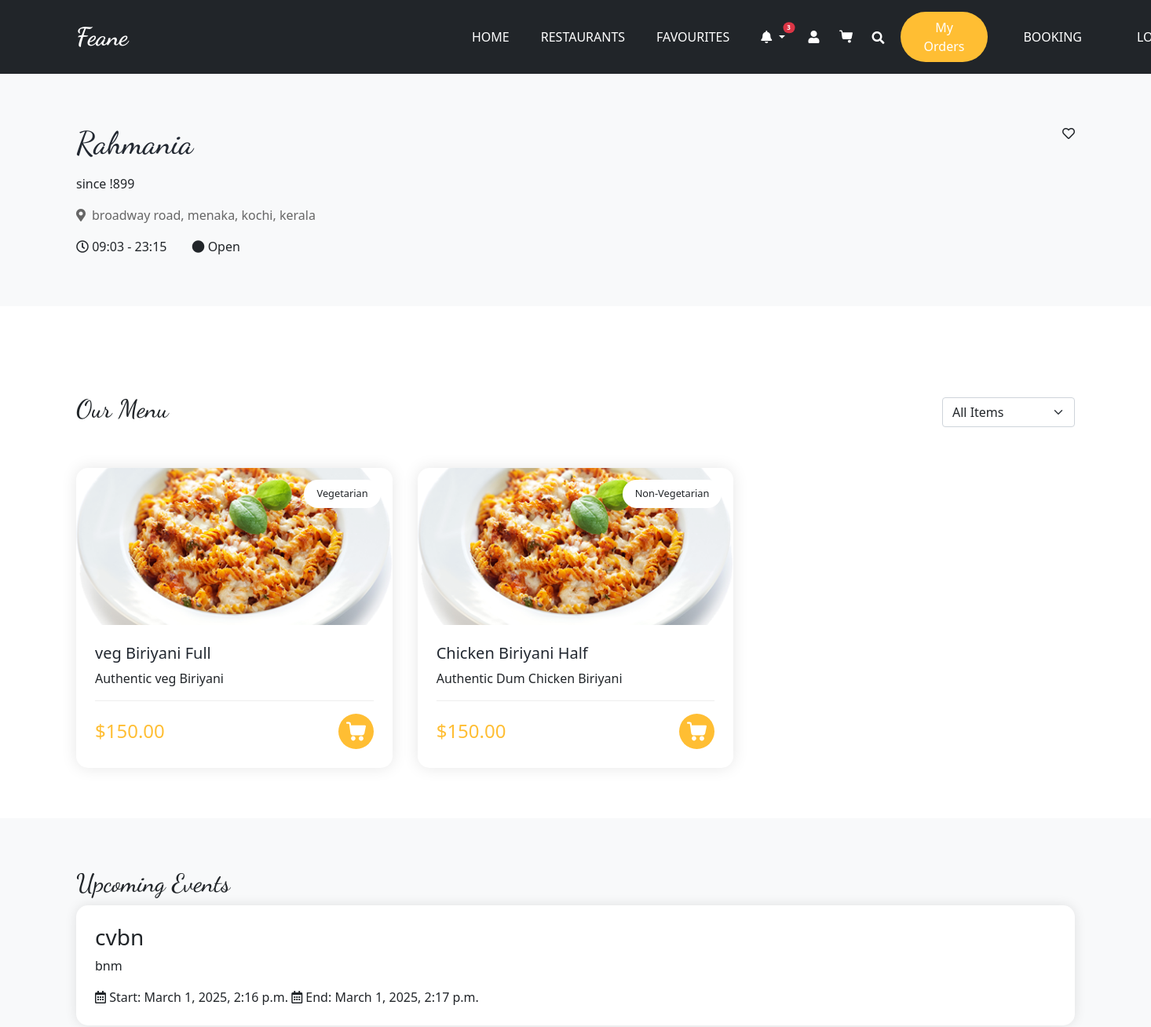
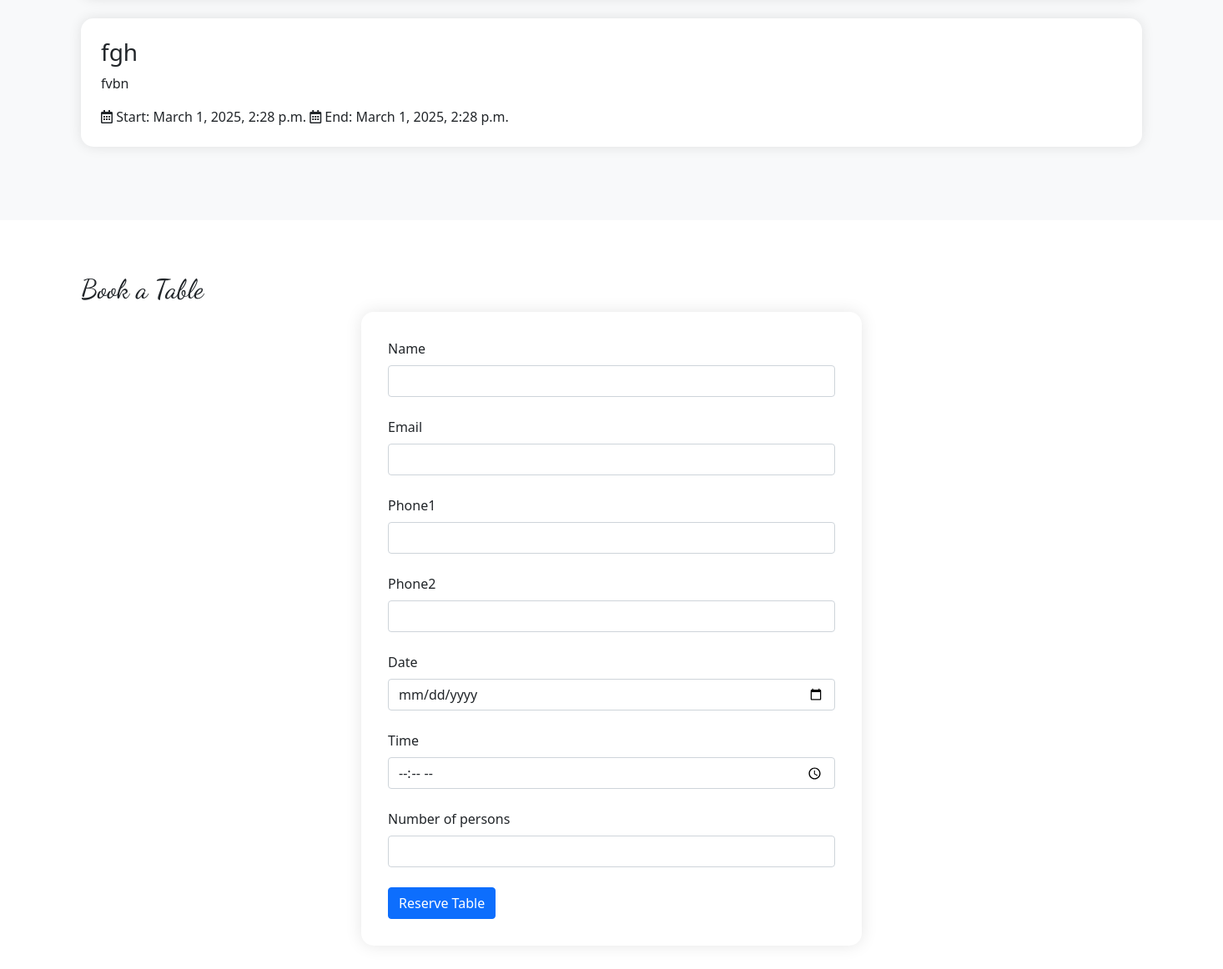
The app's page /restaurant/2/ (signed in) with its own data (2 pictures, top to bottom).
### core/models.py (models this page shows, shortened)
class Restaurant(models.Model):
    role = models.CharField(max_length=20, default='Restaurent_owner')
    owner = models.OneToOneField(User, on_delete=models.CASCADE, related_name='Restaurant')
    name = models.CharField(max_length=255)
    description = models.TextField()
    cuisine_type = models.CharField(max_length=100)
    street = models.CharField(max_length=255, default="street")
    city = models.CharField(max_length=100, default="city")
    state = models.CharField(max_length=100, default="state")
    postal_code = models.CharField(max_length=10, default="000000")
    country = models.CharField(max_length=100, default="country")
    phone_number = models.CharField(max_length=15)
    opening_time = models.TimeField()
    closing_time = models.TimeField()
    status_choices = (
        ('open', 'Open'),
        ('close', 'Close'),
        )
    status = models.CharField(max_length=5, choices=status_choices, default='open')
    profile_picture = models.ImageField(upload_to='restaurant_pics/')
    instagram_link = models.URLField(blank=True, null=True)
    twitter_link = models.URLField(blank=True, null=True)
    dining_capacity = models.PositiveIntegerField(validators=[MinValueValidator(1)], default=50)
    average_rating = models.FloatField(default=0.0)

class FoodItem(models.Model):
    FOOD_TYPE_CHOICES = (
        ('veg', 'Vegetarian'),
        ('non_veg', 'Non-Vegetarian'),
        ('seasonal', 'Seasonal')
    )
    STATUS_CHOICES = (
        ('available', 'Available'),
        ('out_of_stock', 'Out of Stock')
    )
    restaurant = models.ForeignKey(Restaurant, on_delete=models.CASCADE, related_name='menu_items')
    name = models.CharField(max_length=255)
    description = models.TextField()
    price = models.DecimalField(max_digits=10, decimal_places=2)
    category = models.ForeignKey(Category, on_delete=models.CASCADE)
    ingredients = models.ManyToManyField(Ingredient)
    image = models.ImageField(upload_to='food_pics/')
    food_type = models.CharField(max_length=10, choices=FOOD_TYPE_CHOICES)
    status = models.CharField(max_length=15, choices=STATUS_CHOICES, default='available')

class Event(models.Model):
    restaurant = models.ForeignKey(Restaurant, on_delete=models.CASCADE, related_name='events')
    name = models.CharField(max_length=255)
    description = models.TextField()
    image = models.ImageField(upload_to='event_pics/')
    start_date = models.DateTimeField()
    end_date = models.DateTimeField()
    location = models.CharField(max_length=255)
    is_promotional = models.BooleanField(default=False)
    promotion_status = models.CharField(
        max_length=20,
        choices=[
            ('pending', 'Pending'),
            ('payment_pending', 'Payment Pending'),
            ('payment_verification', 'Payment Verification'),
            ('promoted', 'Promoted')
        ],
        default='pending'
    )

### core/views.py (the view)
# urls.py: path('restaurant/<int:restaurant_id>/', views.restaurant_detail, name='restaurant_detail'),
@login_required
def restaurant_detail(request, restaurant_id):
    restaurant = get_object_or_404(Restaurant, id=restaurant_id)
    if request.method == 'POST':
            form = ReservationForm(request.POST, restaurant=restaurant)
            if form.is_valid():
                reservation = form.save(commit=False)
                number_of_persons = reservation.number_of_persons
                if number_of_persons > restaurant.dining_capacity:
                    messages.warning(request, f"Number of persons exceeds the dining capacity of {restaurant.dining_capacity}.")
                else:
                    reservation.restaurant = restaurant
                    reservation.save()
                    messages.success(request, 'Reservation made successfully!')
                    return redirect('restaurant_list')
    else:
        form = ReservationForm(restaurant=restaurant)
    visit, created = RestaurantVisit.objects.get_or_create(
        user=request.user,
        restaurant=restaurant,
        defaults={'visited_at': timezone.now()}
    )
    if not created:
        visit.visited_at = timezone.now()
        visit.save()
    food_type_filter = request.GET.get('food_type')
    if food_type_filter:
        menu_items = FoodItem.objects.filter(restaurant=restaurant, food_type=food_type_filter)
    else:
        menu_items = FoodItem.objects.filter(restaurant=restaurant)
    events = Event.objects.filter(restaurant=restaurant)
    context = {
        'restaurant': restaurant,
        'menu_items': menu_items,
        'events': events,
        'food_type_filter': food_type_filter,
        'form': form,
        'opening_time': restaurant.opening_time.strftime('%H:%M'),
        'closing_time': restaurant.closing_time.strftime('%H:%M'),
    }
    return render(request, 'customer/restaurant_access.html', context)

### core/templates/customer/restaurant_access.html (shortened to what this page needs)
{% extends 'customer/base.html' %}
{% load static %}
{% block content %}
<div class="hero-section">
    <div class="container">
        <div class="restaurant-header">
            <div class="restaurant-info">
                <h1>{{ restaurant.name }}</h1>
                <p class="description">{{ restaurant.description }}</p>
                <div class="location-info">
                    <i class="fas fa-map-marker-alt"></i>
                    <span>{{ restaurant.street }}, {{ restaurant.city }}, {{ restaurant.state }}</span>
                </div>
                <div class="restaurant-meta">
                    <span class="timing">
                        <i class="far fa-clock"></i>
                        {{ opening_time }} - {{ closing_time }}
                    </span>
                    <span class="status {% if restaurant.status == 'open' %}open{% else %}closed{% endif %}">
                        <i class="fas fa-circle"></i>
                        {{ restaurant.get_status_display }}
                    </span>
                </div>
            </div>
            <div class="favorite-action">
                <i class="fa-heart favorite-icon {% if restaurant in user.favorite_restaurants.all %}fas active{% else %}far{% endif %}"
                   data-restaurant-id="{{ restaurant.id }}"></i>
            </div>
        </div>
    </div>
</div>
<section class="food_section">
    <div class="container">
        <div class="section-header">
            <h2>Our Menu</h2>
            <div class="filter-container">
                <form method="get" class="food-filter">
                    <select name="food_type" id="food_type" class="form-select" onchange="this.form.submit()">
                        <option value="">All Items</option>
                    </select>
                </form>
            </div>
        </div>
        <div class="menu-grid">
            {% for item in menu_items %}
                <div class="food-card">
                    <div class="img-box">
                        {% if item.image %}
                            <img src="{{ item.image.url }}" alt="{{ item.name }}">
                        {% else %}
                            <img src="{% static 'images/default-food.jpg' %}" alt="{{ item.name }}">
                        {% endif %}
                        <span class="food-badge {{ item.food_type }}">
                            {{ item.get_food_type_display }}
                        </span>
                    </div>
                    <div class="detail-box">
                        <h3>{{ item.name }}</h3>
                        <p class="description">{{ item.description }}</p>
                        <div class="options">
                            <h4 class="price">${{ item.price }}</h4>
                            <a href="{% url 'add_to_cart' item.id %}" class="cart-btn">
                            </a>
                        </div>
                    </div>
                </div>
            {% empty %}
                <div class="empty-state">
                    <i class="fas fa-utensils"></i>
                    <p>No menu items available</p>
                </div>
            {% endfor %}
        </div>
    </div>
</section>
<section class="events-section">
    <div class="container">
        <h2>Upcoming Events</h2>
        <div class="events-grid">
            {% for event in events %}
                <div class="event-card">
                    <div class="event-content">
                        <h3>{{ event.name }}</h3>
                        <p>{{ event.description }}</p>
                        <div class="event-meta">
                            <span>
                                <i class="far fa-calendar-alt"></i>
                                Start: {{ event.start_date }}
                            </span>
                            <span>
                                <i class="far fa-calendar-alt"></i>
                                End: {{ event.end_date }}
                            </span>
                        </div>
                    </div>
                </div>
            {% empty %}
                <div class="empty-state">
                    <i class="fas fa-calendar-times"></i>
                    <p>No upcoming events</p>
                </div>
            {% endfor %}
        </div>
    </div>
</section>
<section class="reservation-section">
    <div class="container">
        <h2>Book a Table</h2>
        <div class="reservation-form">
            <form method="post">
                {% for field in form %}
                    <div class="form-group">
                        <label for="{{ field.id_for_label }}">{{ field.label }}</label>
                        {{ field }}
                    </div>
                {% endfor %}
                <button type="submit" class="btn btn-primary">Reserve Table</button>
            </form>
        </div>
    </div>
</section>
{% endblock %}

### core/templates/customer/base.html (shortened to what this page needs)
{% load static %}
<!DOCTYPE html>
<html lang="en">
<head>
    <link href="https://cdn.jsdelivr.net/npm/bootstrap@5.3.0/dist/css/bootstrap.min.css" rel="stylesheet">
    <link rel="stylesheet" href="{% static 'https://cdnjs.cloudflare.com/ajax/libs/font-awesome/6.0.0/css/all.min.css' %}">
    <link rel="stylesheet" href="https://cdnjs.cloudflare.com/ajax/libs/font-awesome/5.15.4/css/all.min.css">
    <link rel="stylesheet" type="text/css" href="{% static 'css/bootstrap.css' %}" />
  <link rel="stylesheet" href="https://cdnjs.cloudflare.com/ajax/libs/font-awesome/5.15.4/css/all.min.css">
  <link rel="stylesheet" type="text/css" href="https://cdnjs.cloudflare.com/ajax/libs/OwlCarousel2/2.3.4/assets/owl.carousel.min.css" />
  <link rel="stylesheet" href="https://cdnjs.cloudflare.com/ajax/libs/jquery-nice-select/1.1.0/css/nice-select.min.css" />
  <link href="{% static 'css/font-awesome.min.css' %}" rel="stylesheet" />
  <link href="{% static 'css/style.css' %}" rel="stylesheet" />
  <link href="{% static 'css/responsive.css' %}" rel="stylesheet" />
</head>
<body>
    {% include 'customer/nav.html' %}
    {% block content %}
    {% endblock %}
</body>
</html>

### core/templates/customer/nav.html (shortened to what this page needs)
{% load static %}
<nav class="navbar navbar-expand-lg navbar-dark bg-dark custom_nav-container">
    <div class="container">
        <a class="navbar-brand text-white" href="">
            <span>Feane</span>
        </a>
        <ul class="navbar-nav ms-auto">
            <div class="collapse navbar-collapse" id="navbarNav">
                {% if user.is_authenticated and user.customer %}
                    <ul class="navbar-nav mx-auto">
                        <li class="nav-item active">
                            <a class="nav-link text-white" href="{% url 'customer_home' %}">Home <span class="sr-only">(current)</span></a>
                        </li>
                        <li class="nav-item">
                            <a class="nav-link text-white" href="{% url 'restaurant_list' %}">Restaurants</a>
                        </li>
                        <li class="nav-item">
                            <a class="nav-link text-white" href="{% url 'favorites_list' %}">Favourites</a>
                        </li>
                        <li class="nav-item">
                            <div class="notification-bell d-flex align-items-center">
                                <div class="dropdown">
                                    <a href="#" class="nav-link dropdown-toggle" id="notificationDropdown" data-bs-toggle="dropdown" aria-expanded="false">
                                        <i class="fas fa-bell" style="color: #ffffff;"></i>
                                        {% if unread_notifications_count > 0 %}
                                            <span class="position-absolute translate-middle badge rounded-pill bg-danger" style="font-size: 0.5rem; top: 5px;">
                                                {{ unread_notifications_count }}
                                            </span>
                                        {% endif %}
                                    </a>
                                </div>
                            </div>
                        </li>
                    </ul>
                    <div class="user_option">
                        <a href="{% url 'customer_profile' %}" class="user_link text-white">
                            <i class="fa fa-user" aria-hidden="true"></i>
                        </a>
                        <a class="cart_link text-white" href="{% url 'view_cart' %}">
                        </a>
                        <div class="search-container">
                            <button class="btn text-white nav_search-btn" type="button" data-bs-toggle="modal" data-bs-target="#searchModal">
                                <i class="fa fa-search" aria-hidden="true"></i>
                            </button>
                        </div>
                        <a href="{% url 'my_orders' %}" class="order_online btn btn-warning">
                            My Orders
                        </a>
                        <li class="nav-item">
                            <a class="nav-link text-white" href="{% url 'customer_bookings' %}">Booking</a>
                        </li>
                    </div>
                {% endif %}
                {% if user.is_authenticated %}
                    <li class="nav-item">
                        <a class="nav-link text-white" href="{% url 'logout' %}">Logout</a>
                    </li>
                {% endif %}
            </div>
        </ul>
    </div>
</nav>
<link href="https://cdn.jsdelivr.net/npm/bootstrap@5.1.3/dist/css/bootstrap.min.css" rel="stylesheet">
<link href="https://cdnjs.cloudflare.com/ajax/libs/font-awesome/5.15.4/css/all.min.css" rel="stylesheet">

### records on screen
Restaurant: name "Rahmania", description "since !899", street "broadway road", city "menaka, kochi", state "kerala", status "Open"
FoodItem: image (picture), food_type "Vegetarian", name "veg Biriyani Full", description "Authentic veg Biriyani", price "150.00"
FoodItem: image (picture), food_type "Non-Vegetarian", name "Chicken Biriyani Half", description "Authentic Dum Chicken Biriyani", price "150.00"
Event: name "cvbn", description "bnm", start_date "March 1, 2025, 2:16 p.m.", end_date "March 1, 2025, 2:17 p.m."
Event: name "fgh", description "fvbn", start_date "March 1, 2025, 2:28 p.m.", end_date "March 1, 2025, 2:28 p.m."

### other values on screen
{{ unread_notifications_count }} "3"
{{ opening_time }} "09:03"
{{ closing_time }} "23:15"
{{ field.label }} "Name" "Email" "Phone1" "Phone2" "Date" "Time" "Number of persons"
